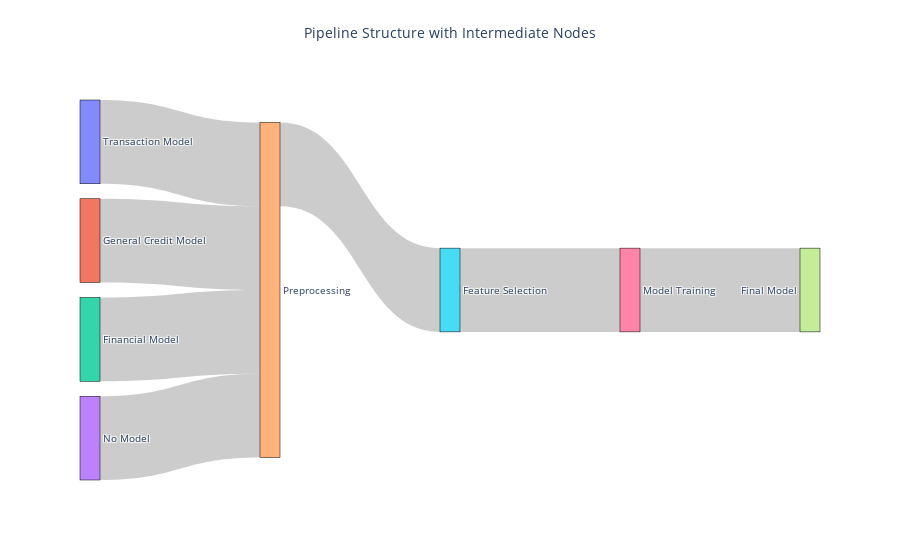

Write notebook code for a chart like this one.
### Code cell
import plotly.graph_objects as go

# Dữ liệu mô phỏng cho mô hình pipeline (với các mô hình vệ tinh và mô hình chính cuối cùng)
fig = go.Figure(data=[go.Sankey(
    node=dict(
        pad=15,  # Khoảng cách giữa các node
        thickness=20,  # Độ dày của các node
        line=dict(color="black", width=0.5),  # Đường viền node
        label=["Transaction Model", "General Credit Model", "Financial Model", "No Model", 
               "Preprocessing", "Feature Selection", "Model Training", "Final Model"]  # Thêm các node giữa
    ),
    link=dict(
        source=[0, 1, 2, 3, 4, 5, 6],  # Chỉ định các node nguồn
        target=[4, 4, 4, 4, 5, 6, 7],   # Chỉ định các node đích (mô hình cuối cùng)
        value=[10, 10, 10, 10, 10, 10, 10]  # Các giá trị kết nối
    )
)])

# Cập nhật thông tin bố cục cho biểu đồ
fig.update_layout(
    title="Pipeline Structure with Intermediate Nodes",  # Tiêu đề của biểu đồ
    font_size=10,  # Kích thước font
    title_x=0.5,  # Đặt tiêu đề vào giữa
    title_y=0.95   # Đặt tiêu đề ở gần đầu biểu đồ
)

# Hiển thị biểu đồ
fig.show()

### Figure 1 — Plotly figure (JSON) as saved in the notebook; plotly's stock layout.template omitted (floating-point values rounded to 4 significant figures)
{"data": [{"link": {"source": [0, 1, 2, 3, 4, 5, 6], "target": [4, 4, 4, 4, 5, 6, 7], "value": [10, 10, 10, 10, 10, 10, 10]}, "node": {"label": ["Transaction Model", "General Credit Model", "Financial Model", "No Model", "Preprocessing", "Feature Selection", "Model Training", "Final Model"], "line": {"color": "black", "width": 0.5}, "pad": 15, "thickness": 20}, "type": "sankey"}], "layout": {"font": {"size": 10}, "title": {"text": "Pipeline Structure with Intermediate Nodes", "x": 0.5, "y": 0.95}}}
